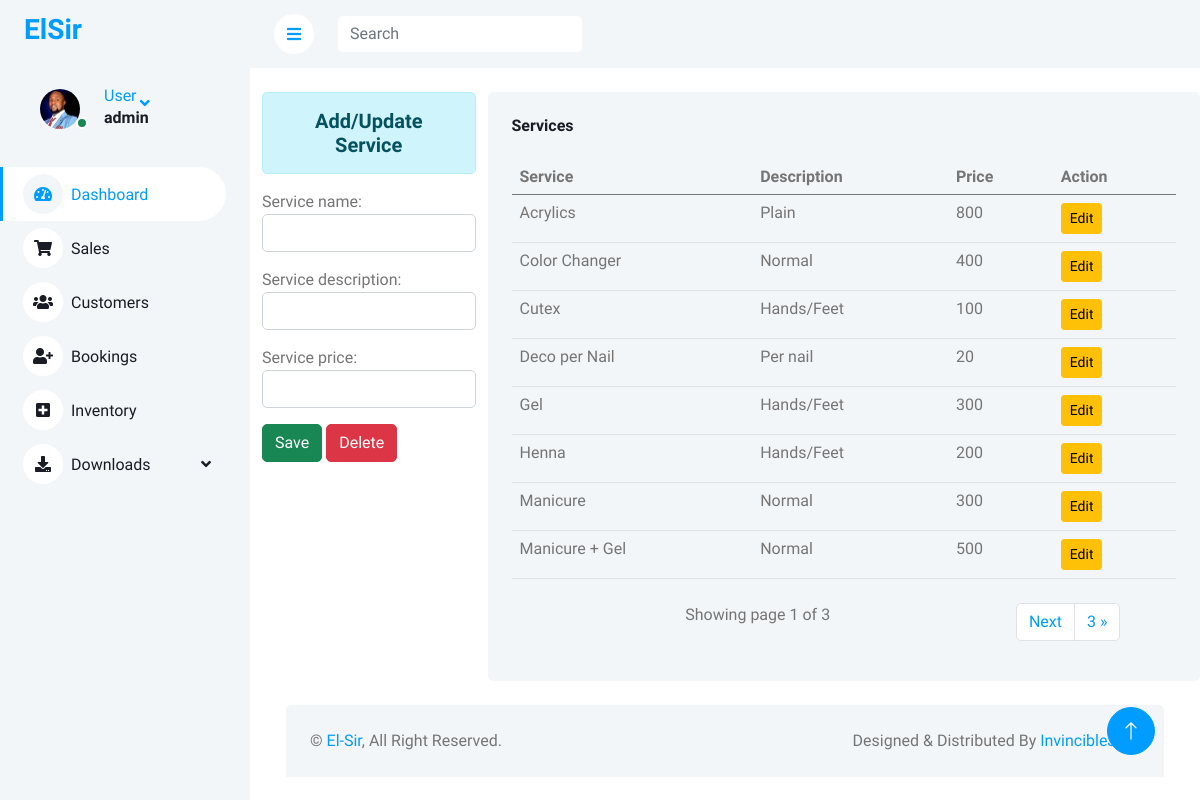
/Inventory/ (signed in), run on an earlier commit of the app's database.
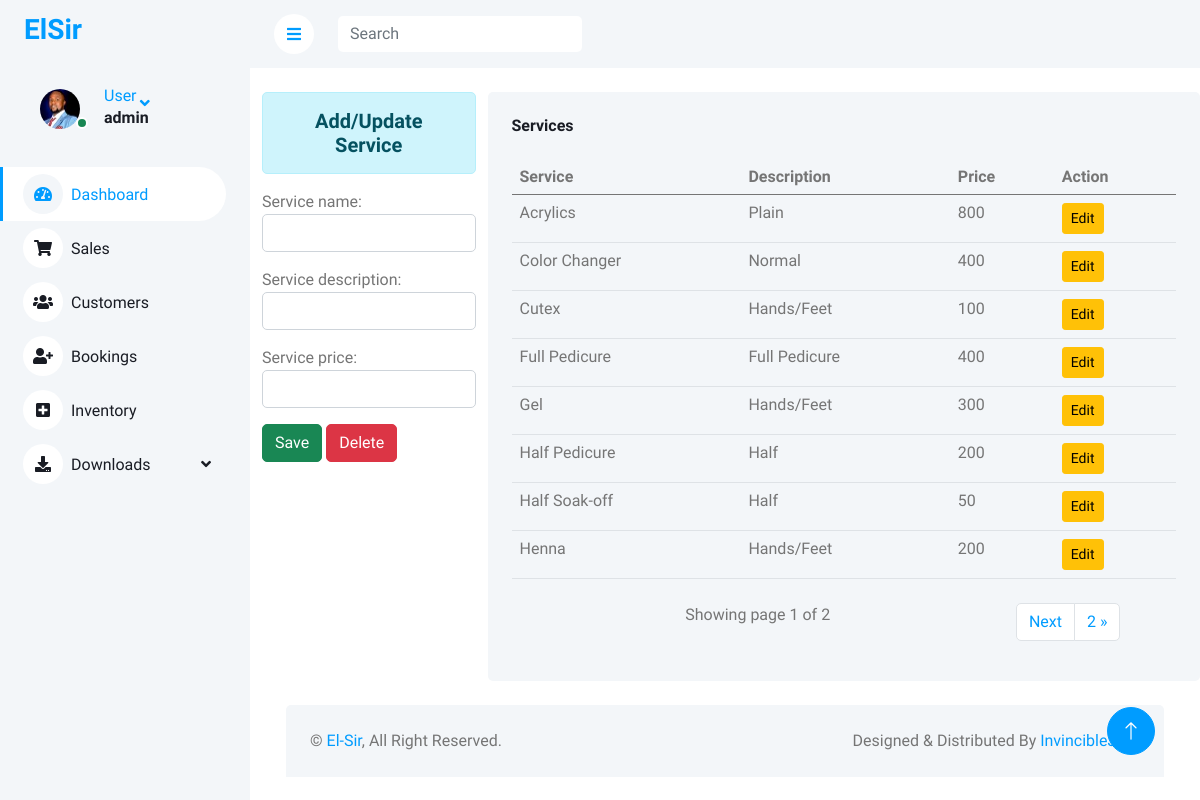
And on a later commit of the database.
### elsiruser/models.py (models this page shows, shortened)
class Service(models.Model):
    service_name = models.CharField(max_length=266)
    service_description = models.CharField(max_length=266, null=True)
    service_price = models.IntegerField(null=True)

### elsiruser/views.py (the view)
# urls.py: path('Inventory/',views.Inventory, name="Inventory"),
@login_required(login_url='login')
def Inventory(request):
    services = Service.objects.all().order_by('service_name')
    form =ServiceForm()
    paginator = Paginator(services,8)
    page_number = request.GET.get('page')
    page_obj =Paginator.get_page(paginator, page_number)
    context = {'services':services,'form':form,'page_obj':page_obj}
    return render(request,'Inventory.html',context)

### elsiruser/forms.py
class ServiceForm(ModelForm):
    class Meta:
        model = Service
        fields = ['service_name','service_description','service_price']
        widgets = {
            'service_name': forms.TextInput(attrs={'class':'form-control', 'id':'servicenameid'}),
            'service_description': forms.TextInput(attrs={'class':'form-control', 'id':'descriptionid'}),
            'service_price': forms.TextInput(attrs={'class':'form-control', 'id':'servPriceid'})
        }

### elsiruser/templates/Inventory.html (shortened to what this page needs)
{% extends 'base.html' %}
{% load static %}
{% block content %}
{%include 'sidebar.html' %}
<div class="content">
    <nav class="navbar navbar-expand bg-light navbar-light sticky-top px-4 py-0">
        <a href="{% url 'dashboard' %}" class="sidebar-toggler flex-shrink-0">
            <i class="fa fa-bars"></i>
        </a>
        <form class="d-md-flex mt-3 ms-4">
            <input class="form-control border-0" type="search" placeholder="Search">
        </form>
    </nav>
    <br>
    <div class="container-fluid">
        <div class="row">
            <div class="col-sm-3">
                <h5 class="text-center alert alert-info">Add/Update Service</h5>
                <form action="" method="POST" name="sform" id="sform">
                    {{form.as_p}}
                    <input type="button" class="btn btn-success" value="Save" id="servicesave">
                    <input type="button" value="Delete" class="btn btn-danger btn-del" id="delbutton"
                        data-sid="{{service.id}}">
                </form>
            </div>
            <div class="bg-light text-center rounded p-4 col-sm-9">
                <div class="d-flex align-items-center justify-content-between mb-4">
                    <h6 class="mb-0">Services</h6>
                </div>
                <table class="table table-hover">
                    <thead>
                        <tr>
                            <th scope="col">Service</th>
                            <th scope="col">Description</th>
                            <th scope="col">Price</th>
                            <th scope="col">Action</th>
                        </tr>
                    </thead>
                    <tbody id="tbody">
                        {% for service in page_obj %}
                        <tr>
                            <td>{{service.service_name}}</td>
                            <td>{{service.service_description}}</td>
                            <td>{{service.service_price}}</td>
                            <td> <input type="button" value="Edit" class="btn btn-warning btn-sm btn-edit"
                                    data-sid="{{service.id}}"></td>
                        </tr>
                        {% endfor %}
                    </tbody>
                </table>
                <div class="pagination-container pt-2">
                    <div class="row">
                        <div class="col-md-9">
                            Showing page {{page_obj.number}} of {{ page_obj.paginator.num_pages }}
                          </div>
                          <ul class="pagination align-right float-right mr-auto , col-md-3">
                            {% if page_obj.has_next %}
                            <li class="page-item"> <a class="page-link" href="?page={{ page_obj.next_page_number }}">Next</a></li>
                            <li class="page-item"> <a class="page-link" href="?page={{ page_obj.paginator.num_pages }}">{{ page_obj.paginator.num_pages}} &raquo;</a></li>
                            {% endif %}
                            </ul>
                    </div>
                </div>
            </div>
        </div>
        {% endblock %}

What changed in the data, as far as the page shows it:
removed Service: service_name "Deco per Nail", service_description "Per nail", service_price "20"
no longer on this page (row unchanged): Service: service_name "Manicure", service_description "Normal", service_price "300"
no longer on this page (row unchanged): Service: service_name "Manicure + Gel", service_description "Normal", service_price "500"
now on this page (row edited): Service: service_name "Full Pedicure", service_description "Full Pedicure", service_price "400"
now on this page (row edited): Service: service_name "Half Pedicure", service_description "Half", service_price "200"
now on this page (row edited): Service: service_name "Half Soak-off", service_description "Half", service_price "50"
Also different on the page:
{{ page_obj.paginator.num_pages }}: "3" → "2"
